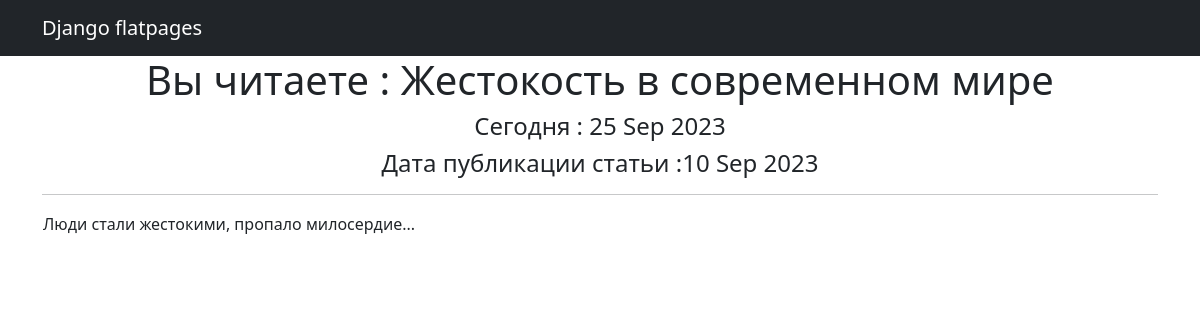
The page /news/2 on the database its author committed.
### news/models.py (models this page shows, shortened)
class Post(models.Model):
    author = models.ForeignKey(Author, on_delete=models.CASCADE)
    NEWS = "NW"
    ARTICLE = "AR"
    CATEGORY_CHOICES = (
        (NEWS, 'Новость'),
        (ARTICLE, 'Статья')
    )
    categoryType = models.CharField(max_length=2, choices=CATEGORY_CHOICES, default=ARTICLE)
    dateCreation = models.DateTimeField(auto_now_add=True)
    postCategory = models.ManyToManyField(Category, through='PostCategory')
    title = models.CharField(max_length=128)
    text = models.TextField()
    rating = models.SmallIntegerField(default=0)
    class Meta:
        ordering = ["-dateCreation", 'title']

### news/views.py (the view)
# urls.py: path('<int:pk>', PostDetail.as_view(), name='post_detail'),
class PostDetail(DetailView):
    model = Post
    template_name = 'post.html'
    context_object_name = 'post'
    def get_context_data(self, **kwargs):
        context = super().get_context_data(**kwargs)
        context['time_now'] = datetime.utcnow()
        context['fresh_news'] = "Сегодня в 16.00 репортаж с места проишествия!"
        return context

### news/templatetags/custom_filters.py (called while the page is built)
@register.filter()
def censor(message):
   bad_words = ['дурак','чмо','редиска','мат', 'бля', 'ху', 'пизд', 'пищи' ]  # непристойные выражения
   message_1 = message.lower()
   for i in bad_words:
      if i in message_1:
         message_1 = message_1.replace(i, "*" * len(i))
   message = message_1[0].title() + message_1[1:]
   return message

### templates/post.html (shortened to what this page needs)
{% extends 'flatpages/default.html' %}
{% load custom_filters %}
{% block content %}
<h1>Вы читаете :  {{post.title|censor}}</h1>
   <h4>Сегодня : {{ time_now|date:'d M Y' }}</h4>
   <h4>Дата публикации статьи :{{ post.dateCreation|date:'d M Y'}} </h4>
   <hr>
       <table>
           <tr>
               <td>{{ post.text|censor }}</td>
           </tr>
       </table>
{% endblock content %}

### rows shown on the page
Post: title|censor "Жестокость в современном мире", dateCreation "10 Sep 2023", text|censor "Люди стали жестокими, пропало милосердие..."

### other values the page prints
{{ time_now|date:'d M Y' }} "25 Sep 2023"
